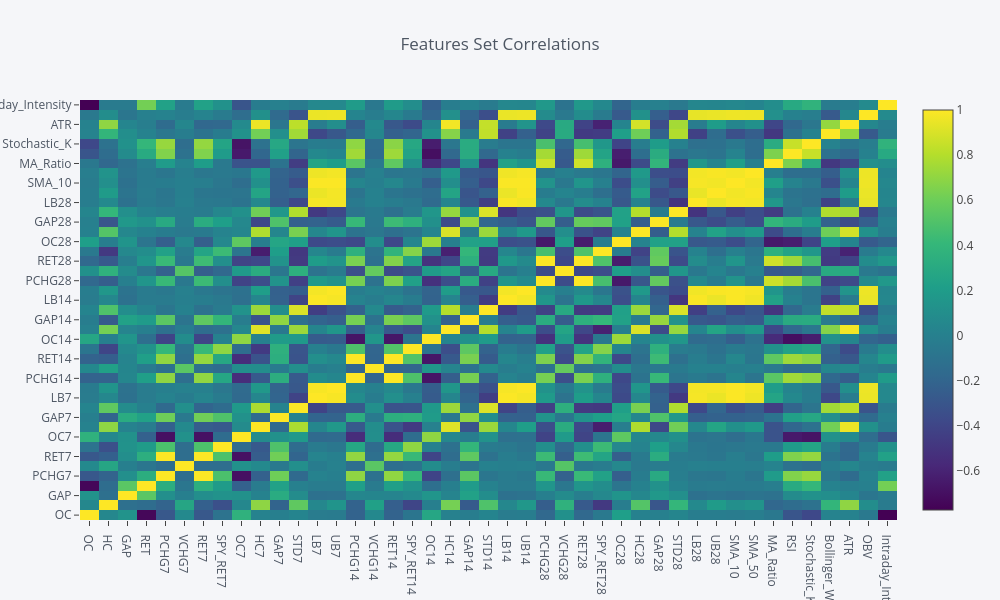

Write notebook code for a chart like this one.
### Markdown cell above
### Step 3.2.1 Filter method: 

#### Justification:
The filter method I use is Correlation-based Feature Selection (CFS). Here I calculated correlation matrix, and removed the features with high correlation. The main benefit of using correlation-based feature selection is its simplicity and effectiveness in improving a model by removing redundant and irrelevant features. This method is also faster than wrapper method.

### Code cell
# Drop label from dataframe
df.drop('Label', axis=1, inplace=True)

# Plot correlation matrix
df.corr().iplot(
    kind="heatmap",
    title="Features Set Correlations"
    )

### Figure 1 — Plotly figure (JSON) as saved in the notebook; plotly's stock layout.template omitted (floating-point values rounded to 4 significant figures; data arrays with more than 128 entries replaced by an {"elided": "..."} marker saying what was removed)
{"data": [{"colorscale": [[0, "#440154"], [0.1111, "#482878"], [0.2222, "#3e4989"], [0.3333, "#31688e"], [0.4444, "#26828e"], [0.5556, "#1f9e89"], [0.6667, "#35b779"], [0.7778, "#6ece58"], [0.8889, "#b5de2b"], [1, "#fde725"]], "type": "heatmap", "x": ["OC", "HC", "GAP", "RET", "PCHG7", "VCHG7", "RET7", "SPY_RET7", "OC7", "HC7", "GAP7", "STD7", "LB7", "UB7", "PCHG14", "VCHG14", "RET14", "SPY_RET14", "OC14", "HC14", "GAP14", "STD14", "LB14", "UB14", "PCHG28", "VCHG28", "RET28", "SPY_RET28", "OC28", "HC28", "GAP28", "STD28", "LB28", "UB28", "SMA_10", "SMA_50", "MA_Ratio", "RSI", "Stochastic_K", "Bollinger_Width", "ATR", "OBV", "Intraday_Intensity"], "y": ["OC", "HC", "GAP", "RET", "PCHG7", "VCHG7", "RET7", "SPY_RET7", "OC7", "HC7", "GAP7", "STD7", "LB7", "UB7", "PCHG14", "VCHG14", "RET14", "SPY_RET14", "OC14", "HC14", "GAP14", "STD14", "LB14", "UB14", "PCHG28", "VCHG28", "RET28", "SPY_RET28", "OC28", "HC28", "GAP28", "STD28", "LB28", "UB28", "SMA_10", "SMA_50", "MA_Ratio", "RSI", "Stochastic_K", "Bollinger_Width", "ATR", "OBV", "Intraday_Intensity"], "z": {"elided": "43x43 float values"}}], "layout": {"height": 600, "legend": {"bgcolor": "#F5F6F9", "font": {"color": "#4D5663"}}, "paper_bgcolor": "#F5F6F9", "plot_bgcolor": "#F5F6F9", "showlegend": false, "title": {"text": "Features Set Correlations"}, "width": 1000, "xaxis": {"gridcolor": "#E1E5ED", "showgrid": true, "tickfont": {"color": "#4D5663"}, "title": {"font": {"color": "#4D5663"}, "text": ""}, "zerolinecolor": "#E1E5ED"}, "yaxis": {"gridcolor": "#E1E5ED", "showgrid": true, "tickfont": {"color": "#4D5663"}, "title": {"font": {"color": "#4D5663"}, "text": ""}, "zerolinecolor": "#E1E5ED"}}}
